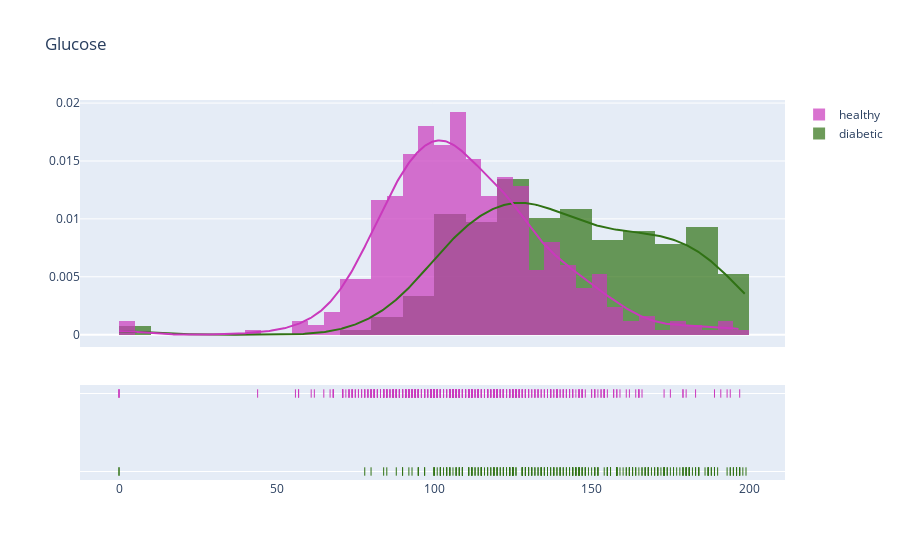

Here is the notebook cell this chart was saved with:
### Markdown cell above
## Glucose Analysis

### Code cell
cols = "Glucose"
trace0 = go.Box(
    name = cols,
    y = df[cols]
)

Diabetic = df[(df['Outcome'] != 0)]
Healthy = df[(df['Outcome'] == 0)]

tmp1 = Diabetic[cols]

tmp2 = Healthy[cols]
hist_data = [tmp1, tmp2]
    
group_labels = ['diabetic', 'healthy']
colors = random_colors(2)

fig = ff.create_distplot(hist_data, group_labels, colors = colors, show_hist = True, bin_size = 0, curve_type='kde')
    
fig['layout'].update(title = cols)

py.iplot(fig, filename = 'Density plot')

### Figure 1 — Plotly figure (JSON) as saved in the notebook; plotly's stock layout.template omitted (floating-point values rounded to 4 significant figures; data arrays with more than 128 entries replaced by an {"elided": "..."} marker saying what was removed)
{"data": [{"autobinx": false, "histnorm": "probability density", "legendgroup": "diabetic", "marker": {"color": "#307214"}, "name": "diabetic", "opacity": 0.7, "type": "histogram", "x": {"elided": "268 int values"}, "xaxis": "x", "xbins": {"end": 199.0, "size": 0, "start": 0.0}, "yaxis": "y"}, {"autobinx": false, "histnorm": "probability density", "legendgroup": "healthy", "marker": {"color": "#CA39BD"}, "name": "healthy", "opacity": 0.7, "type": "histogram", "x": {"elided": "500 int values"}, "xaxis": "x", "xbins": {"end": 197.0, "size": 0, "start": 0.0}, "yaxis": "y"}, {"legendgroup": "diabetic", "marker": {"color": "#307214"}, "mode": "lines", "name": "diabetic", "showlegend": false, "type": "scatter", "x": {"elided": "500 float values"}, "xaxis": "x", "y": {"elided": "500 float values"}, "yaxis": "y"}, {"legendgroup": "healthy", "marker": {"color": "#CA39BD"}, "mode": "lines", "name": "healthy", "showlegend": false, "type": "scatter", "x": {"elided": "500 float values"}, "xaxis": "x", "y": {"elided": "500 float values"}, "yaxis": "y"}, {"legendgroup": "diabetic", "marker": {"color": "#307214", "symbol": "line-ns-open"}, "mode": "markers", "name": "diabetic", "showlegend": false, "type": "scatter", "x": {"elided": "268 int values"}, "xaxis": "x", "y": {"elided": "268 str values"}, "yaxis": "y2"}, {"legendgroup": "healthy", "marker": {"color": "#CA39BD", "symbol": "line-ns-open"}, "mode": "markers", "name": "healthy", "showlegend": false, "type": "scatter", "x": {"elided": "500 int values"}, "xaxis": "x", "y": {"elided": "500 str values"}, "yaxis": "y2"}], "layout": {"barmode": "overlay", "hovermode": "closest", "legend": {"traceorder": "reversed"}, "title": {"text": "Glucose"}, "xaxis": {"anchor": "y2", "domain": [0.0, 1.0], "zeroline": false}, "yaxis": {"anchor": "free", "domain": [0.35, 1], "position": 0.0}, "yaxis2": {"anchor": "x", "domain": [0, 0.25], "dtick": 1, "showticklabels": false}}}
